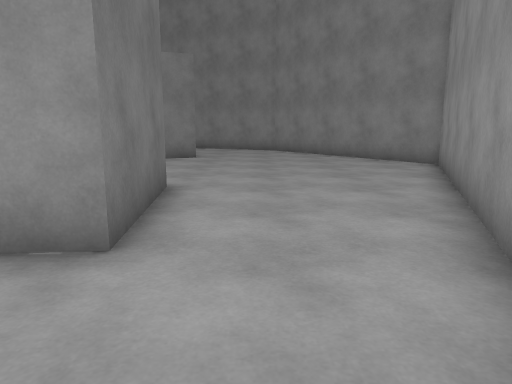
[1] (above)

19 first-person views from a walk through a scene from a Unity 3-D project. The camera is 1.2 m above the floor, tilts 10° down and sees 70° across. The floor is counted in squares, 1 m on a side. Each view is taken from the middle of a square. On the plan, view 1 faces up. The plan holds only what a view shows up to about 15 squares ahead; the rest is blank. The player character is not drawn.

[2]
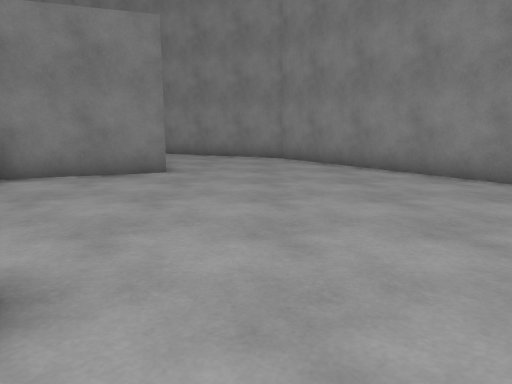

[3]
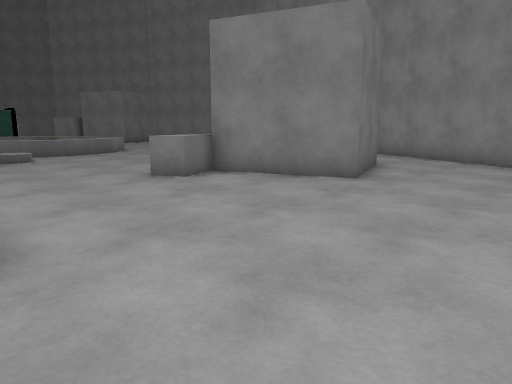

[4]
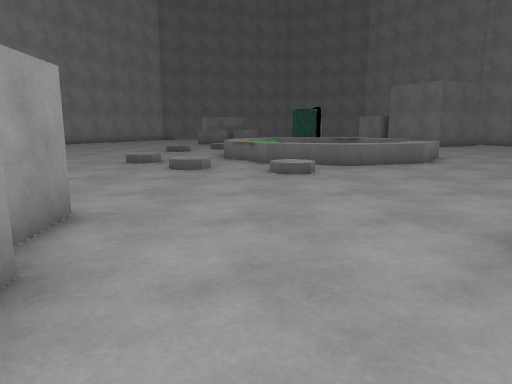

[5]
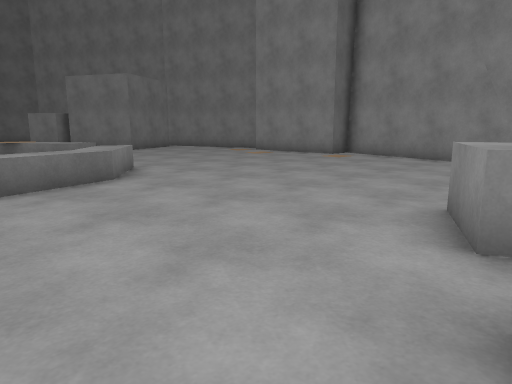

[6]
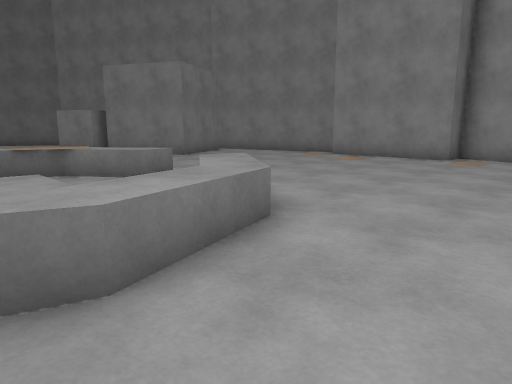

[7]
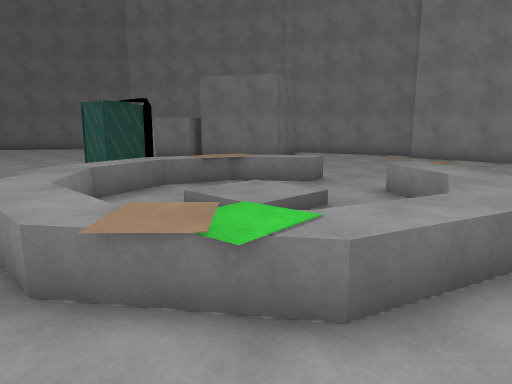

[8]
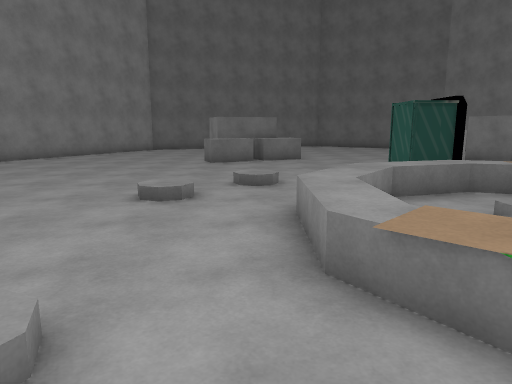

[9]
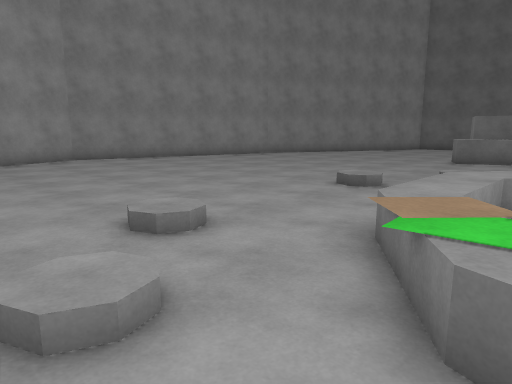

[10]
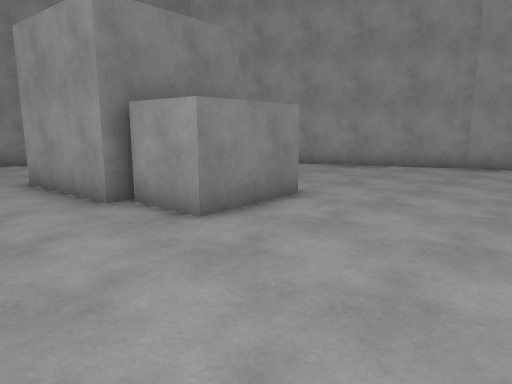

[11]
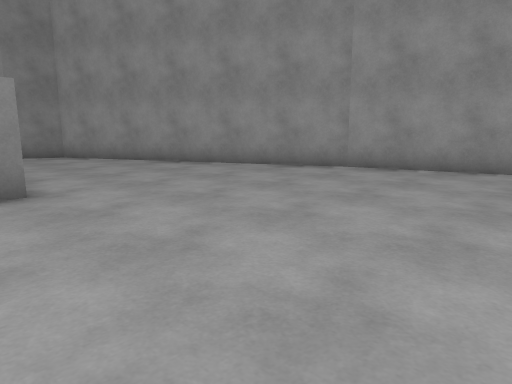

[12]
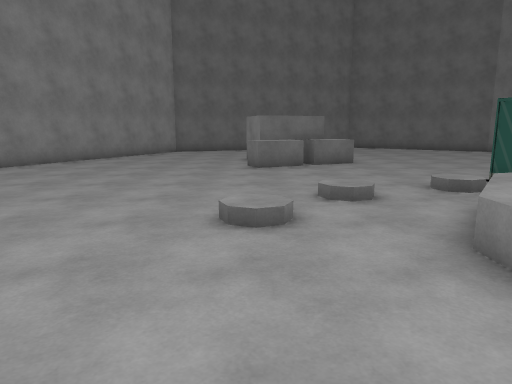

[13]
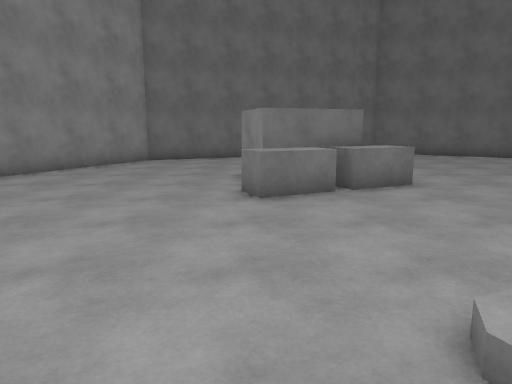

[14]
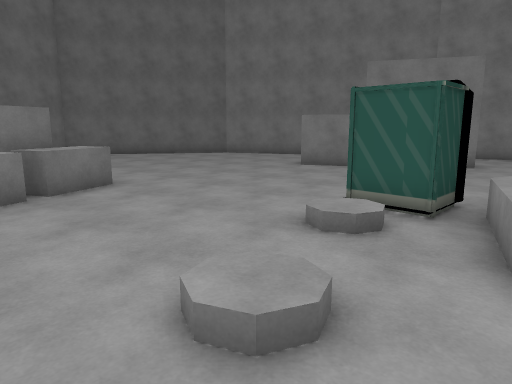

[15]
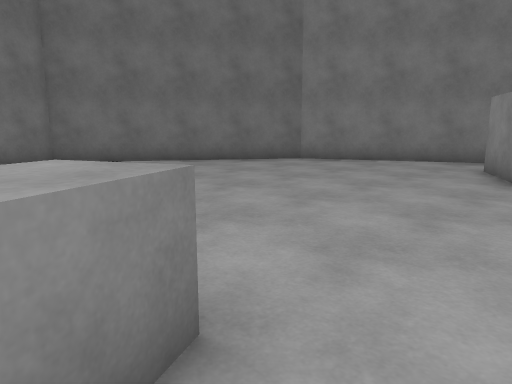

[16]
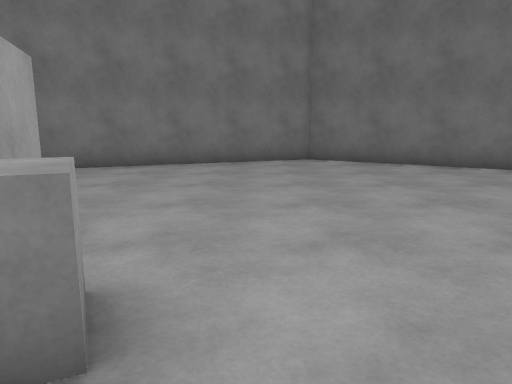

[17]
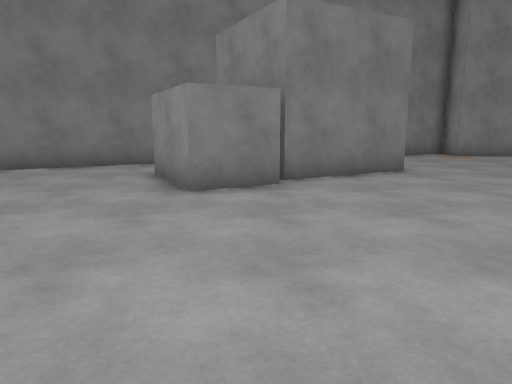

[18]
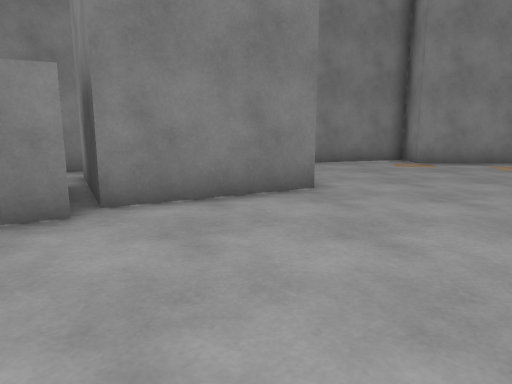

[19]
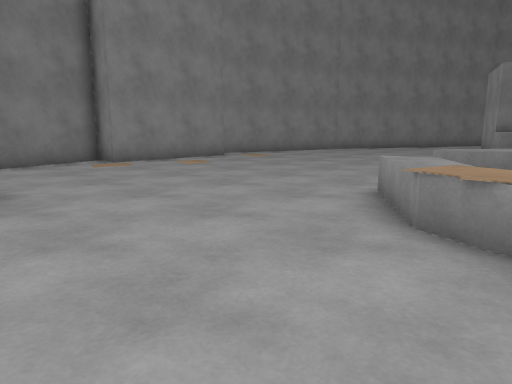

### Floor plan
Key: @ floor where view 1 was taken; # wall or solid block; . main floor; : floor 0.25 m higher than the main floor; / step, stairs or slope; = window, fence, low wall or low ledge; ^ raised ledge; O other object.
Columns run from 44 left of view 1 to 6 right of it. Each row starts with its distance up from view 1.
 27                      ###   ###
 26                    ###.#####.#####
 25                    ..............##
 24                    ...............
 23             ##     ...............
 22         ###..#     ................     ###
 21       ###....##    ................     ..###
 20      ##.....#######................     ....##
 19     ##......#####...................    .....##
 18    ##.......###.....................    #.....##
 17    #.........#......................^   ##.....#
 16   ##...................^^.^^........^    #.....##
 15  ##...................^^...^^.......^   ##......##
 14  #...................^^.....^^....... ###........#
 13 ##................ .O^^./// ^^.......^^..........##
 12 #.................O O^../:/ .^.......=^...........#
 11 #..................OO^^./// ^^....................#
 10 ##.................O.^^.   .^^.:.................##
  9  #..........^.........^^^.^^^....................#
  8  ##........#^^.........^^^^^....................##
  7   #.......###^......O.........:.......#####.....#
  6   #.....  # #^^.....................###   #.....#
  5   ##.     ###^^.......:.....:.......#     #....##
  4    #   .............................#    ##....#
  3        ................................  #....##
  2        .......................................#
  1        ......................................##
  0        .....................................@#
 -1        #...................................###
 -2        ###.........   ...................###
 -3          ### .....     ................###
 -4              #..        .....  ......###
 -5              ##          ....  ...####
 -6                           ...  ####
 -7                            ##
 -8                            #

Positions as (right, up) in squares from view 1, and headings:
1: (0, 0), facing up
2: (0, 5), facing up
3: (2, 7), facing up-left
4: (-3, 9), facing left
5: (-7, 11), facing up-left
6: (-12, 11), facing up-left
7: (-14, 7), facing up-left
8: (-14, 7), facing left
9: (-13, 10), facing down-left
10: (-13, 10), facing down-right
11: (-15, 5), facing down-right
12: (-16, 5), facing left
13: (-22, 5), facing left
14: (-22, 5), facing up-left
15: (-30, 8), facing up-left
16: (-30, 10), facing left
17: (-30, 10), facing up
18: (-27, 13), facing up
19: (-27, 13), facing up-right
